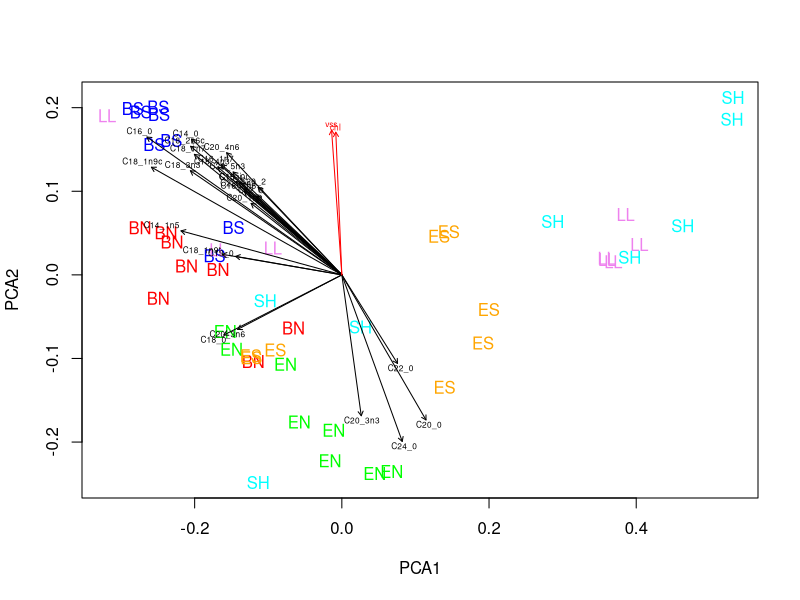
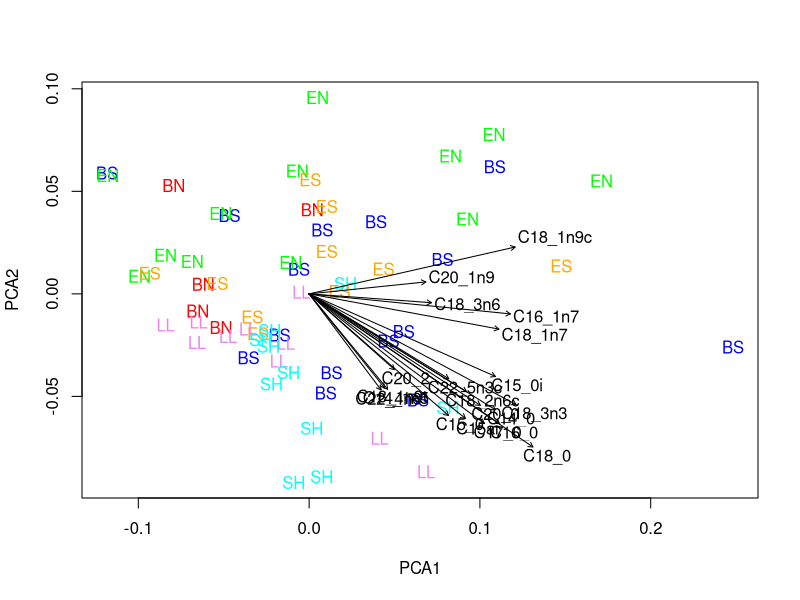
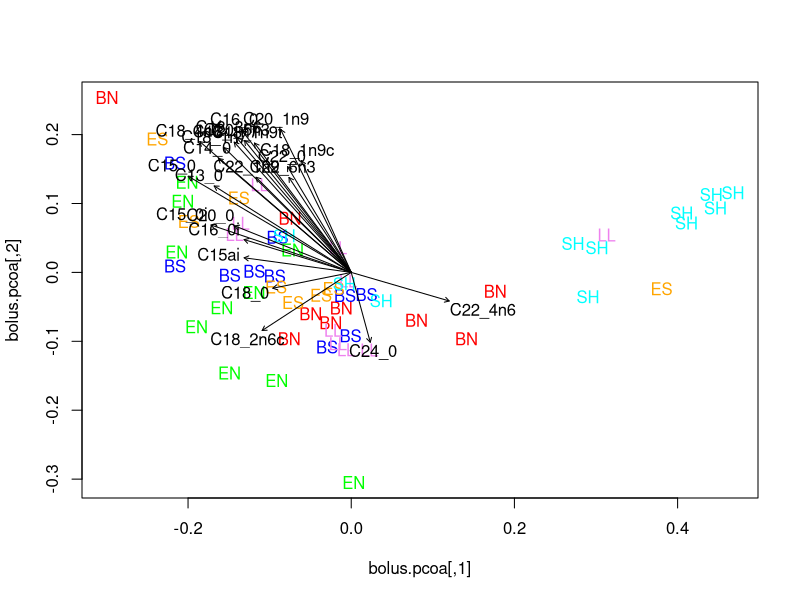

Write R code to recreate these figures, in order. (Note: this script raises an error after producing the figures.)
#This script looks at the differences in tree swallow chick fatty acids across sites and makes comparisons to bolus fatty acids, bug FAs, and seston FAs - script looks at seasonal trends in PUFAs in the seston, in the bugs and in birds.  Also does PCA to see if bugs, primary production, and birds all have similar FA profiles
#PTK 24 May 2014

library(vegan)

#load all fatty acid data
#load TS chick FA data
setwd('~/bugEmergenceProject')
chick.fa<-read.csv('tsFAs.csv')

#load bolus FAs
bolus.fa<-read.csv('bolusFAs.csv')

#load bug FAs
bug.fa<-read.csv('bugFAs_ug_mg.csv')

#load seston FAs
ses.fa<-read.csv('SES63_FAs.csv')

#load chick growth data
chickGrowth<-read.csv('chickGrowth_25Nov2013.csv')

#load water quality data
wqData<-read.csv('SPPPWQ.csv')

#pcoa with seston data
#This looks at how the FA profiles across all sites and time points are different from each other
ses<-ses.fa[,6:52]
ses<-as.matrix(ses)

ses.dist<-vegdist(ses,method='bray')
ses.pcoa<-cmdscale(ses.dist)

anosim(ses.dist,grouping=ses.fa[,2]) #sig. = 0.001

#make data frame of environmental variables and specific fatty acids to run envfit
#start with specific fatty acids.  Just use the sites and the columns of fatty acids
fa<-data.frame(ses.fa[,10:(ncol(ses.fa)-6)])
fit<-envfit(ses.dist,fa)

#make data frame of environmental variables using the mean of wq data
TP<-tapply(wqData$tpk,wqData$Site_Abrreviation,mean,na.rm=T)
SRP<-tapply(wqData$srpk,wqData$Site_Abrreviation,mean,na.rm=T)
TN<-tapply(wqData$tnk,wqData$Site_Abrreviation,mean,na.rm=T)
NO3<-tapply(wqData$nox_nc,wqData$Site_Abrreviation,mean,na.rm=T)
NH4<-tapply(wqData$nhx_n,wqData$Site_Abrreviation,mean,na.rm=T)
tss<-tapply(wqData$tss,wqData$Site_Abrreviation,mean,na.rm=T)
vss<-tapply(wqData$vss,wqData$Site_Abrreviation,mean,na.rm=T)
chl<-tapply(wqData$chlorophyll,wqData$Site_Abrreviation,mean,na.rm=T)
wqTable<-data.frame(site=c('BN','BS','EN','ES','LL','SH'),TP,SRP,TN,NO3,NH4,tss,vss,chl)


#Make a table of these data to match to and make enviro. variable data frame
envTable<-c()
for(i in 1:nrow(ses.fa)){
	rowi=match(ses.fa$Site_Abbrev[i],wqTable$site)
	tp=wqTable$TP[rowi]
	srp=wqTable$SRP[rowi]
	tn=wqTable$TN[rowi]
	no3=wqTable$NO3[rowi]
	nh4=wqTable$NH4[rowi]
	tss=wqTable$tss[rowi]
	vss=wqTable$vss[rowi]
	chl=wqTable$chl[rowi]
	x=data.frame(tp,srp,tn,no3,nh4,tss,vss,chl)
	envTable=rbind(x,envTable)
}

fit.wq<-envfit(ses.dist,envTable)

plot(ses.pcoa,pch=19,cex=0,xlab='PCA1',ylab='PCA2',col=c(rep('red',8),rep('blue',8),rep('green',8),rep('orange',8),rep('violet',8),rep('cyan',8)))
text(ses.pcoa[,1],ses.pcoa[,2],ses.fa[,2],col=c(rep('red',8),rep('blue',8),rep('green',8),rep('orange',8),rep('violet',8),rep('cyan',8))) #It looks like there is strong grouping by river (ILR v UMR v Em.)
plot(fit,p.max=0.05,col='black',cex=0.5)
plot(fit.wq,p.max=0.05,col='red',cex=0.5)

#Now try this with bird FA data
chickFA<-chick.fa[,as.numeric(c(17:63))]
chickFA<-as.matrix(chickFA)

chick.dist<-vegdist(chickFA,method='bray')
chick.pcoa<-cmdscale(chick.dist)

chickfa<-data.frame(chick.fa[,c(6,10,21,23:27,30:32,35:38,40:49,51:54,57:60,62:63)])
chickfa.fit<-envfit(chick.dist,chickfa)

envTable<-c()
for(i in 1:nrow(chick.fa)){
	rowi=match(chick.fa$Site_Abbrev[i],wqTable$site)
	tp=wqTable$TP[rowi]
	srp=wqTable$SRP[rowi]
	tn=wqTable$TN[rowi]
	no3=wqTable$NO3[rowi]
	nh4=wqTable$NH4[rowi]
	tss=wqTable$tss[rowi]
	vss=wqTable$vss[rowi]
	chl=wqTable$chl[rowi]
	x=data.frame(tp,srp,tn,no3,nh4,tss,vss,chl)
	envTable=rbind(x,envTable)
}

fit.wq<-envfit(chick.dist,envTable)

plot(chick.pcoa,cex=0,xlab='PCA1',ylab='PCA2') #No real grouping by site
text(chick.pcoa[,1],chick.pcoa[,2],chick.fa$Site_Abbrev,col=c(rep('red',5),rep('blue',15),rep('green',12),rep('orange',10),rep('violet',10),rep('cyan',10)))
#plot(chickfa.fit,p.max=0.05,col='black')
plot(chickfa.fit,p.max=0.05,col='black')
summary(anosim(chick.dist,grouping=chick.fa$Site_Abbrev)) #significance = 0.001

#PCA with bolus data
bolusFA<-as.matrix(bolus.fa[,c(6:18,20:23,25:28,30,32:39,42:45,47:48)])

bolus.dist<-vegdist(bolusFA)
bolus.pcoa<-cmdscale(bolus.dist)
bolusFA.fit<-envfit(bolus.dist,bolusFA)

envTable<-c()
for(i in 1:nrow(bolus.fa)){
	rowi=match(bolus.fa$Site_Abbrev[i],wqTable$site)
	tp=wqTable$TP[rowi]
	srp=wqTable$SRP[rowi]
	tn=wqTable$TN[rowi]
	no3=wqTable$NO3[rowi]
	nh4=wqTable$NH4[rowi]
	tss=wqTable$tss[rowi]
	vss=wqTable$vss[rowi]
	chl=wqTable$chl[rowi]
	x=data.frame(tp,srp,tn,no3,nh4,tss,vss,chl)
	envTable=rbind(x,envTable)
}
bolusFA.wq.fit<-envfit(bolus.dist,envTable)

plot(bolus.pcoa,cex=0)
text(bolus.pcoa[,1],bolus.pcoa[,2],bolus.fa$Site_Abbrev,col=c(rep('red',nrow(bolus.fa[bolus.fa$Site_Abbrev=='BN',])),rep('blue',nrow(bolus.fa[bolus.fa$Site_Abbrev=='BS',])),rep('green',nrow(bolus.fa[bolus.fa$Site_Abbrev=='EN',])),rep('orange',nrow(bolus.fa[bolus.fa$Site_Abbrev=='ES',])),rep('violet',nrow(bolus.fa[bolus.fa$Site_Abbrev=='LL',])),rep('cyan',nrow(bolus.fa[bolus.fa$Site_Abbrev=='SH',]))))
plot(bolusFA.fit,p.max=0.05,col='black')
plot(bolusFA.wq.fit,p.max=0.05,col='red')

#Compare chick growth to fatty acids in bolus as well as in livers and seston FA concentration
#calculate averages for pufa, omega 3, epa, dha
#First, calculate average chick growth by site
chick.growth<-tapply(chickGrowth$Growth..g.d.,chickGrowth$Site_Abreviation,mean,na.rm=T)[-1] #calculate mean chick growth
se.chick.growth<-tapply(chickGrowth$Growth..g.d.,chickGrowth$Site_Abreviation,std.error,na.rm=T)[-1]

#calculate average PUFA, epa, w3, and dha for bolus
avgBolus.pufa<-tapply(bolus.fa$PUFA,bolus.fa$Site_Abbrev,mean,na.rm=T)
seBolus.pufa<-tapply(bolus.fa$PUFA,bolus.fa$Site_Abbrev,std.error,na.rm=T)
avgBolus.epa<-tapply(bolus.fa$C22_5n3c,bolus.fa$Site_Abbrev,mean,na.rm=T)
seBolus.epa<-tapply(bolus.fa$C22_5n3c,bolus.fa$Site_Abbrev,std.error,na.rm=T)
avgBolus.w3<-tapply(bolus.fa$Omega3,bolus.fa$Site_Abbrev,mean,na.rm=T)
seBolus.w3<-tapply(bolus.fa$Omega3,bolus.fa$Site_Abbrev,std.error,na.rm=T)
avgBolus.dha<-tapply(bolus.fa$C22_6n3,bolus.fa$Site_Abbrev,mean,na.rm=T)
seBolus.dha<-tapply(bolus.fa$C22_6n3,bolus.fa$Site_Abbrev,std.error,na.rm=T)
plot(avgBolus.pufa,chick.growth)
summary(lm(chick.growth~avgBolus.pufa)) #r2=0.89 p=0.007

#do the same for TS chicks
avgChick.pufa<-tapply(chick.fa$PUFA,chick.fa$Site_Abbrev,mean,na.rm=T)
seChick.pufa<-tapply(chick.fa$PUFA,chick.fa$Site_Abbrev,std.error,na.rm=T)
avgChick.epa<-tapply(chick.fa$C22_5n3c,chick.fa$Site_Abbrev,mean,na.rm=T)
seChick.epa<-tapply(chick.fa$C22_5n3c,chick.fa$Site_Abbrev,std.error,na.rm=T)
avgChick.w3<-tapply(chick.fa$Omega3,chick.fa$Site_Abbrev,mean,na.rm=T)
seChick.w3<-tapply(chick.fa$Omega3,chick.fa$Site_Abbrev,std.error,na.rm=T)
avgChick.dha<-tapply(chick.fa$C22_6n3,chick.fa$Site_Abbrev,mean,na.rm=T)
seChick.dha<-tapply(chick.fa$C22_6n3,chick.fa$Site_Abbrev,std.error,na.rm=T)
plot(avgChick.pufa,chick.growth) #no relationship

#do the same for seston
avgSes.pufa<-tapply(ses.fa$PUFA,ses.fa$Site_Abbrev,mean,na.rm=T)
seSes.pufa<-tapply(ses.fa$PUFA,ses.fa$Site_Abbrev,std.error,na.rm=T)
avgSes.epa<-tapply(ses.fa$C22_5n3c,ses.fa$Site_Abbrev,mean,na.rm=T)
seSes.epa<-tapply(ses.fa$C22_5n3c,ses.fa$Site_Abbrev,std.error,na.rm=T)
avgSes.w3<-tapply(ses.fa$Omega3,ses.fa$Site_Abbrev,mean,na.rm=T)
seSes.w3<-tapply(ses.fa$Omega3,ses.fa$Site_Abbrev,std.error,na.rm=T)
avgSes.dha<-tapply(ses.fa$C22_6n3,ses.fa$Site_Abbrev,mean,na.rm=T)
seSes.dha<-tapply(ses.fa$C22_6n3,ses.fa$Site_Abbrev,std.error,na.rm=T)
plot(avgSes.pufa,chick.growth,pch=19,ylim=c(min(chick.growth-se.chick.growth),max(chick.growth+se.chick.growth)))
errbar(avgSes.pufa,chick.growth,yplus=chick.growth+se.chick.growth,yminus=chick.growth-se.chick.growth,add=T)
summary(lm(chick.growth~avgSes.pufa)) #r2=0.43 p=0.154 slope = -0.0088


#makes bar graphs of average PUFA, EPA, DHA, ALA, ARA, and LIN for seston, boli, and birds

#Barplot of comparisons among seston, bolus, and bird fatty acids
#start with PUFAs
pufa.table<-data.frame(avgSes.pufa,avgBolus.pufa,avgChick.pufa)
pufa.table<-t(pufa.table)
se.pufa.table<-data.frame(seSes.pufa,seBolus.pufa,seChick.pufa)
se.pufa.table<-t(se.pufa.table)
w3.table<-data.frame(avgSes.w3,avgBolus.w3,avgChick.w3)
w3.table<-t(w3.table)
se.w3.table<-data.frame(seSes.w3,seBolus.w3,seChick.w3)
se.w3.table<-t(se.w3.table)
epa.table<-data.frame(avgSes.epa,avgBolus.epa,avgChick.epa)
epa.table<-t(epa.table)
se.epa.table<-data.frame(seSes.epa,seBolus.epa,seChick.epa)
se.epa.table<-t(se.epa.table)
dha.table<-data.frame(avgSes.dha,avgBolus.dha,avgChick.dha)
dha.table<-t(dha.table)
se.dha.table<-data.frame(seSes.dha,seBolus.dha,seChick.dha)
se.dha.table<-t(se.dha.table)


#calculate all of the above in % total fatty acids by dividing concentration by total fatty acids column - make a new data frame for each
#seston
ses.ptfa<-c()
for(i in 6:57){
	ses.ptfa<-cbind(ses.ptfa,(ses.fa[,i]/ses.fa[,58])*100)
}
colnames(ses.ptfa)=colnames(ses.fa[6:57])
ses.ptfa<-cbind(ses.fa[,1:5],ses.ptfa)
#bugs
bug.ptfa<-c()
for(i in 5:29){
	bug.ptfa<-cbind(bug.ptfa,(bug.fa[,i]/bug.fa[,30])*100)
}
colnames(bug.ptfa)<-colnames(bug.fa[5:29])
bug.ptfa<-cbind(bug.fa[,1:4],bug.ptfa)
#bolus
bolus.ptfa<-c()
for(i in 6:53){
	bolus.ptfa<-cbind(bolus.ptfa,(bolus.fa[,i]/bolus.fa[,54])*100)
}
colnames(bolus.ptfa)<-colnames(bolus.fa[6:53])
bolus.ptfa<-cbind(bolus.fa[,1:5],bolus.ptfa)
#TS chicks
chick.ptfa<-c()
for(i in 17:68){
	chick.ptfa<-cbind(chick.ptfa,(chick.fa[,i]/chick.fa[,69])*100)
}
colnames(chick.ptfa)<-colnames(chick.fa[17:68])
chick.ptfa<-cbind(chick.fa[,1:17],chick.ptfa)

#Calculate averages similar to above
#calculate average PUFA, epa, w3, and dha for bolus
avgBolus.pufa<-tapply(bolus.ptfa$PUFA,bolus.ptfa$Site_Abbrev,mean,na.rm=T)
seBolus.pufa<-tapply(bolus.ptfa$PUFA,bolus.ptfa$Site_Abbrev,std.error,na.rm=T)
avgBolus.epa<-tapply(bolus.ptfa$C22_5n3c,bolus.ptfa$Site_Abbrev,mean,na.rm=T)
seBolus.epa<-tapply(bolus.ptfa$C22_5n3c,bolus.ptfa$Site_Abbrev,std.error,na.rm=T)
avgBolus.w3<-tapply(bolus.ptfa$Omega3,bolus.ptfa$Site_Abbrev,mean,na.rm=T)
seBolus.w3<-tapply(bolus.ptfa$Omega3,bolus.ptfa$Site_Abbrev,std.error,na.rm=T)
avgBolus.dha<-tapply(bolus.ptfa$C22_6n3,bolus.ptfa$Site_Abbrev,mean,na.rm=T)
seBolus.dha<-tapply(bolus.ptfa$C22_6n3,bolus.ptfa$Site_Abbrev,std.error,na.rm=T)

#do the same for TS chicks
avgChick.pufa<-tapply(chick.ptfa$PUFA,chick.ptfa$Site_Abbrev,mean,na.rm=T)
seChick.pufa<-tapply(chick.ptfa$PUFA,chick.ptfa$Site_Abbrev,std.error,na.rm=T)
avgChick.epa<-tapply(chick.ptfa$C22_5n3c,chick.ptfa$Site_Abbrev,mean,na.rm=T)
seChick.epa<-tapply(chick.ptfa$C22_5n3c,chick.ptfa$Site_Abbrev,std.error,na.rm=T)
avgChick.w3<-tapply(chick.ptfa$Omega3,chick.ptfa$Site_Abbrev,mean,na.rm=T)
seChick.w3<-tapply(chick.ptfa$Omega3,chick.ptfa$Site_Abbrev,std.error,na.rm=T)
avgChick.dha<-tapply(chick.ptfa$C22_6n3,chick.ptfa$Site_Abbrev,mean,na.rm=T)
seChick.dha<-tapply(chick.ptfa$C22_6n3,chick.ptfa$Site_Abbrev,std.error,na.rm=T)

#do the same for seston
avgSes.pufa<-tapply(ses.ptfa$PUFA,ses.ptfa$Site_Abbrev,mean,na.rm=T)
seSes.pufa<-tapply(ses.ptfa$PUFA,ses.ptfa$Site_Abbrev,std.error,na.rm=T)
avgSes.epa<-tapply(ses.ptfa$C22_5n3c,ses.ptfa$Site_Abbrev,mean,na.rm=T)
seSes.epa<-tapply(ses.ptfa$C22_5n3c,ses.ptfa$Site_Abbrev,std.error,na.rm=T)
avgSes.w3<-tapply(ses.ptfa$Omega3,ses.ptfa$Site_Abbrev,mean,na.rm=T)
seSes.w3<-tapply(ses.ptfa$Omega3,ses.ptfa$Site_Abbrev,std.error,na.rm=T)
avgSes.dha<-tapply(ses.ptfa$C22_6n3,ses.ptfa$Site_Abbrev,mean,na.rm=T)
seSes.dha<-tapply(ses.ptfa$C22_6n3,ses.ptfa$Site_Abbrev,std.error,na.rm=T)

#Also do it for all bugs, irregardless of taxa
avgBug.pufa<-tapply(bug.ptfa$PUFA,bug.ptfa$Site_Abbrev,mean,na.rm=T)
seBug.pufa<-tapply(bug.ptfa$PUFA,bug.ptfa$Site_Abbrev,std.error,na.rm=T)
avgBug.epa<-tapply(bug.ptfa$C22_5n3c,bug.ptfa$Site_Abbrev,mean,na.rm=T)
seBug.epa<-tapply(bug.ptfa$C22_5n3c,bug.ptfa$Site_Abbrev,std.error,na.rm=T)
avgBug.dha<-tapply(bug.ptfa$DHAC22_6n3,bug.ptfa$Site_Abbrev,mean,na.rm=T)
seBug.dha<-tapply(bug.ptfa$DHAC22_6n3,bug.ptfa$Site_Abbrev,std.error,na.rm=T)
avgBug.w3<-tapply(bug.ptfa$Omega3,bug.ptfa$Site_Abbrev,mean,na.rm=T)
seBug.w3<-tapply(bug.ptfa$Omega3,bug.ptfa$Site_Abbrev,std.error,na.rm=T)

#Barplot of comparisons among seston, bolus, and bird fatty acids
#start with PUFAs ----- this time with percent fatty acids
pufa.table<-data.frame(avgSes.pufa,avgBug.pufa,avgBolus.pufa,avgChick.pufa)
pufa.table<-t(pufa.table)
se.pufa.table<-data.frame(seSes.pufa,seBug.pufa,seBolus.pufa,seChick.pufa)
se.pufa.table<-t(se.pufa.table)
w3.table<-data.frame(avgSes.w3,avgBug.w3,avgBolus.w3,avgChick.w3)
w3.table<-t(w3.table)
se.w3.table<-data.frame(seSes.w3,seBug.w3,seBolus.w3,seChick.w3)
se.w3.table<-t(se.w3.table)
epa.table<-data.frame(avgSes.epa,avgBug.epa,avgBolus.epa,avgChick.epa)
epa.table<-t(epa.table)
se.epa.table<-data.frame(seSes.epa,seBug.epa,seBolus.epa,seChick.epa)
se.epa.table<-t(se.epa.table)
dha.table<-data.frame(avgSes.dha,avgBug.dha,avgBolus.dha,avgChick.dha)
dha.table<-t(dha.table)
se.dha.table<-data.frame(seSes.dha,seBug.dha,seBolus.dha,seChick.dha)
se.dha.table<-t(se.dha.table)


####<------------------------------------------------------>####

#Look at transfer of bacterial fatty acids seston, bolus, and birds
#Seston first
avgSes.c15i<-tapply(ses.fa$C15_0i,ses.fa$Site_Abbrev,mean,na.rm=T)
seSes.c15i<-tapply(ses.fa$C15_0i,ses.fa$Site_Abbrev,std.error,na.rm=T)
avgSes.c15ai<-tapply(ses.fa$C15ai,ses.fa$Site_Abbrev,mean,na.rm=T)
seSes.c15ai<-tapply(ses.fa$C15ai,ses.fa$Site_Abbrev,std.error,na.rm=T)
avgSes.c15<-tapply(ses.fa$C15_0,ses.fa$Site_Abbrev,mean,na.rm=T)
seSes.c15<-tapply(ses.fa$C15_0,ses.fa$Site_Abbrev,std.error,na.rm=T)
avgSes.c151<-tapply(ses.fa$C15_1,ses.fa$Site_Abbrev,mean,na.rm=T)
seSes.c151<-tapply(ses.fa$C15_1,ses.fa$Site_Abbrev,std.error,na.rm=T)
avgSes.c17<-tapply(ses.fa$C17_0,ses.fa$Site_Abbrev,mean,na.rm=T)
seSes.c17<-tapply(ses.fa$C17_0,ses.fa$Site_Abbrev,std.error,na.rm=T)

#Bolus
avgBolus.c15i<-tapply(bolus.fa$C15_0i,bolus.fa$Site_Abbrev,mean,na.rm=T)
seBolus.c15i<-tapply(bolus.fa$C15_0i,bolus.fa$Site_Abbrev,std.error,na.rm=T)
avgBolus.c15ai<-tapply(bolus.fa$C15ai,bolus.fa$Site_Abbrev,mean,na.rm=T)
seBolus.c15ai<-tapply(bolus.fa$C15ai,bolus.fa$Site_Abbrev,std.error,na.rm=T)
avgBolus.c15<-tapply(bolus.fa$C15_0,bolus.fa$Site_Abbrev,mean,na.rm=T)
seBolus.c15<-tapply(bolus.fa$C15_0,bolus.fa$Site_Abbrev,std.error,na.rm=T)
avgBolus.c151<-tapply(bolus.fa$C15_1,bolus.fa$Site_Abbrev,mean,na.rm=T)
seBolus.c151<-tapply(bolus.fa$C15_1,bolus.fa$Site_Abbrev,std.error,na.rm=T)
avgBolus.c17<-tapply(bolus.fa$C17_0,bolus.fa$Site_Abbrev,mean,na.rm=T)
seBolus.c17<-tapply(bolus.fa$C17_0,bolus.fa$Site_Abbrev,std.error,na.rm=T)

#Birds
avgChick.c15i<-tapply(chick.fa$C15_0i,chick.fa$Site_Abbrev,mean,na.rm=T)
seChick.c15i<-tapply(chick.fa$C15_0i,chick.fa$Site_Abbrev,std.error,na.rm=T)
avgChick.c15ai<-tapply(chick.fa$C15ai,chick.fa$Site_Abbrev,mean,na.rm=T)
seChick.c15ai<-tapply(chick.fa$C15ai,chick.fa$Site_Abbrev,std.error,na.rm=T)
avgChick.c15<-tapply(chick.fa$C15_0,chick.fa$Site_Abbrev,mean,na.rm=T)
seChick.c15<-tapply(chick.fa$C15_0,chick.fa$Site_Abbrev,std.error,na.rm=T)
avgChick.c151<-tapply(chick.fa$C15_1,chick.fa$Site_Abbrev,mean,na.rm=T)
seChick.c151<-tapply(chick.fa$C15_1,chick.fa$Site_Abbrev,std.error,na.rm=T)
avgChick.c17<-tapply(chick.fa$C17_0,chick.fa$Site_Abbrev,mean,na.rm=T)
seChick.c17<-tapply(chick.fa$C17_0,chick.fa$Site_Abbrev,std.error,na.rm=T)

c15i.table<-data.frame(avgSes.c15i,avgBolus.c15i,avgChick.c15i)
c15i.table<-t(c15i.table)
se.c15i.table<-data.frame(seSes.c15i,seBolus.c15i,seChick.c15i)
se.c15i.table<-t(se.c15i.table)
c15ai.table<-data.frame(avgSes.c15ai,avgBolus.c15ai,avgChick.c15ai)
c15ai.table<-t(c15ai.table)
se.c15ai.table<-data.frame(seSes.c15ai,seBolus.c15ai,seChick.c15ai)
se.c15ai.table<-t(se.c15ai.table)
c15.table<-data.frame(avgSes.c15,avgBolus.c15,avgChick.c15)
c15.table<-t(c15.table)
se.c15.table<-data.frame(seSes.c15,seBolus.c15,seChick.c15)
se.c15.table<-t(se.c15.table)
c151.table<-data.frame(avgSes.c151,avgBolus.c151,avgChick.c151)
c151.table<-t(c151.table)
se.c151.table<-data.frame(seSes.c151,seBolus.c151,seChick.c151)
se.c151.table<-t(se.c151.table)
c17.table<-data.frame(avgSes.c17,avgBolus.c17,avgChick.c17)
c17.table<-t(c17.table)
se.c17.table<-data.frame(seSes.c17,seBolus.c17,seChick.c17)
se.c17.table<-t(se.c17.table)